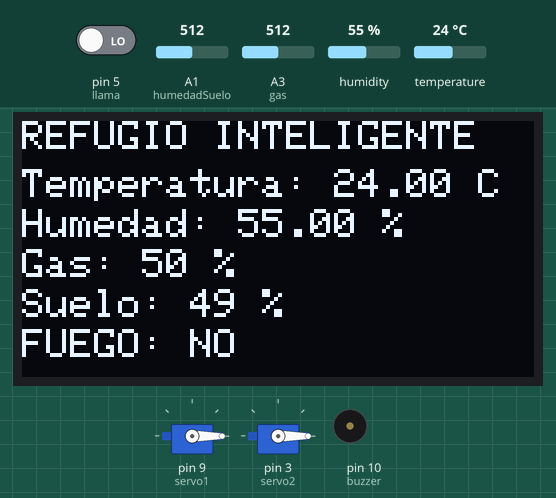
Recording of a sketch running on a simulated Arduino Uno, built with avr-gcc and run on an emulated ATmega328P. Parts: 2 × servo, 128×64 one-colour display, buzzer (waves = sounding). The inputs (shaded band) are chosen by the test bench; at power-on: pin 5 (llama) LOW, humidity 55 %, A1 (humedadSuelo) = 512, A3 (gas) = 512, temperature 24 °C. What the sketch prints to the serial monitor is not drawn.

Above: at 3.2 s.
3.3 s: pin 5 (llama) driven HIGH
At 5.0 s:
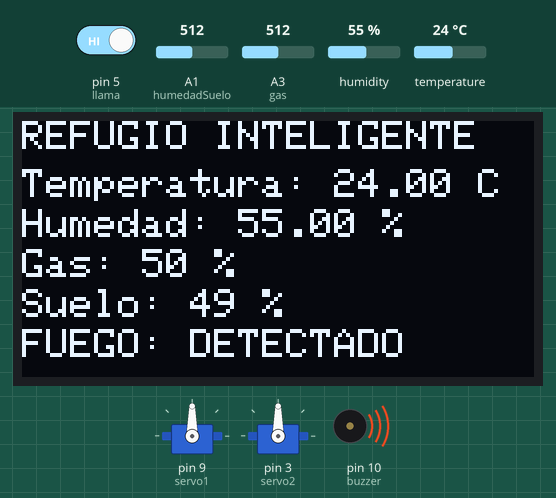
5.8 s: humidity set to 22 %
At 7.6 s:
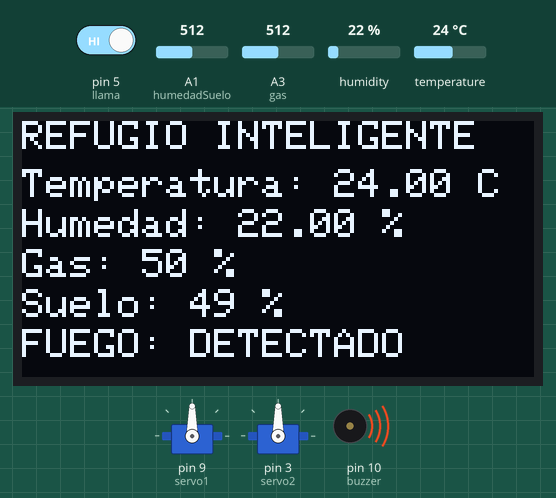
8.0 s: A1 (humedadSuelo) set to 716
At 9.2 s:
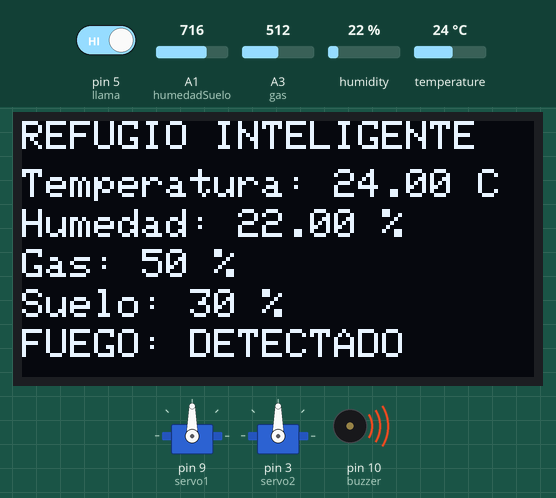
10.2 s: A3 (gas) set to 716
At 11.9 s:
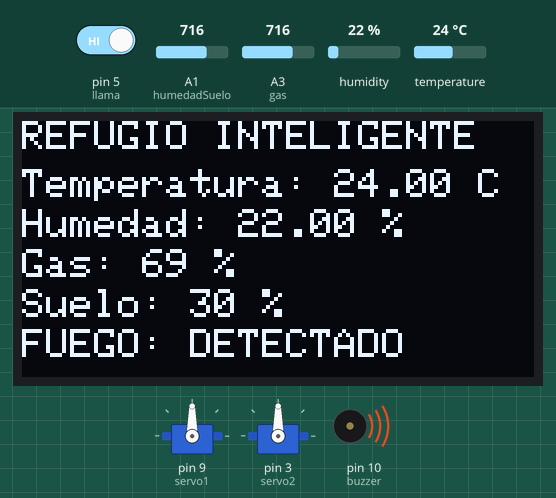
12.3 s: pin 5 (llama) driven LOW
At 13.4 s:
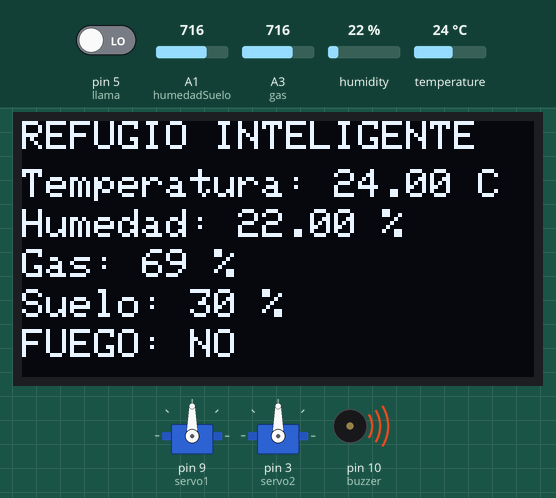
14.5 s: temperature set to 12 °C
At 15.8 s:
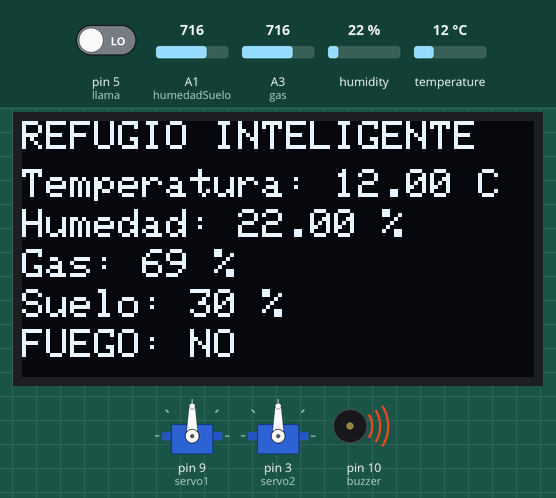
Timing chart, 0 to 17.5 s (numbered marks = the images above; inputs shaded):
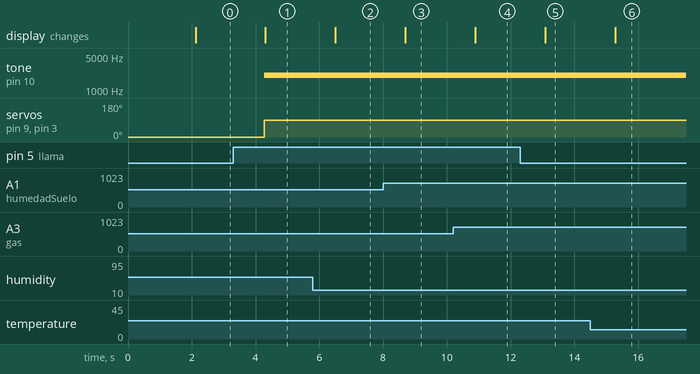

Measured:
- after the input at 3.3 s, tone on pin 10 (buzzer): silent → 2000 Hz after 0.97 s; servo on pin 9 (servo1), servo on pin 3 (servo2): 0° → 90° after 0.97 s; the display: changes after 1.0 s (image 1)
- after the input at 5.8 s, the display: changes after 0.70 s (image 2)
- after the input at 8.0 s, the display: changes after 0.70 s (image 3)
- after the input at 10.2 s, the display: changes after 0.70 s (image 4)
- after the input at 12.3 s, the display: changes after 0.79 s (image 5)
- after the input at 14.5 s, the display: changes after 0.78 s (image 6)

The sketch:

cybernova.ino
```cpp
#include <Wire.h>
#include <Adafruit_GFX.h>
#include <Adafruit_SSD1306.h>
#include <DHT.h>
#include <Servo.h>

// Pantalla
Adafruit_SSD1306 pantalla(128, 64, &Wire, -1);

// Sensor DHT11
#define DHTPIN 2
#define DHTTYPE DHT11
DHT dht(DHTPIN, DHTTYPE);

// Pines
int llama = 5;
int buzzer = 10;
int humedadSuelo = A1;
int gas = A3;

// Servos
Servo servo1;
Servo servo2;

void setup() {

  Serial.begin(9600);

  pinMode(llama, INPUT);
  pinMode(buzzer, OUTPUT);

  dht.begin();

  servo1.attach(9);
  servo2.attach(3);

  //  ventanas estan cerradas
  servo1.write(0);
  servo2.write(0);

  // Iniciar pantalla
  pantalla.begin(SSD1306_SWITCHCAPVCC, 0x3C);

  pantalla.clearDisplay();
  pantalla.setTextColor(WHITE);

  pantalla.setTextSize(1);
  pantalla.setCursor(20, 20);
  pantalla.println("CYBERNOVA");

  pantalla.setCursor(10, 35);
  pantalla.println("Refugio inteligente");

  pantalla.display();

  delay(2000);
}

void loop() {

  // leer temperatura y humedad
  float temperatura = dht.readTemperature();
  float humedad = dht.readHumidity();

  // leer sensor de llama
  int fuego = digitalRead(llama);

  // leer humedad del suelo
  int lecturaSuelo = analogRead(humedadSuelo);

  int suelo = map(lecturaSuelo, 1023, 0, 0, 100);

  // leer gas
  int lecturaGas = analogRead(gas);

  int nivelGas = map(lecturaGas, 0, 1023, 0, 100);

  // si hay mucho calor, fuego o gas
  if (temperatura > 30 || fuego == HIGH || nivelGas > 60) {

    servo1.write(90);
    servo2.write(90);

    tone(buzzer, 2000);

  } else {

    servo1.write(0);
    servo2.write(0);

    noTone(buzzer);
  }

  // Mostrar datos en la pantalla
  pantalla.clearDisplay();

  pantalla.setTextSize(1);
  pantalla.setCursor(0, 0);
  pantalla.println("REFUGIO INTELIGENTE");

  pantalla.setCursor(0, 12);
  pantalla.print("Temperatura: ");
  pantalla.print(temperatura);
  pantalla.println(" C");

  pantalla.setCursor(0, 22);
  pantalla.print("Humedad: ");
  pantalla.print(humedad);
  pantalla.println(" %");

  pantalla.setCursor(0, 32);
  pantalla.print("Gas: ");
  pantalla.print(nivelGas);
  pantalla.println(" %");

  pantalla.setCursor(0, 42);
  pantalla.print("Suelo: ");
  pantalla.print(suelo);
  pantalla.println(" %");

  pantalla.setCursor(0, 52);

  if (fuego == HIGH) {
    pantalla.println("FUEGO: DETECTADO");
  } else {
    pantalla.println("FUEGO: NO");
  }

  pantalla.display();

  // Mostrar datos en el monitor serial
  Serial.println("--------------------");

  Serial.print("Temperatura: ");
  Serial.print(temperatura);
  Serial.println(" C");

  Serial.print("Humedad: ");
  Serial.print(humedad);
  Serial.println(" %");

  Serial.print("Gas: ");
  Serial.print(nivelGas);
  Serial.println(" %");

  Serial.print("Humedad suelo: ");
  Serial.print(suelo);
  Serial.println(" %");

  if (fuego == HIGH) {
    Serial.println("Fuego detectado");
  } else {
    Serial.println("No hay fuego");
  }

  delay(1000);
}
```
